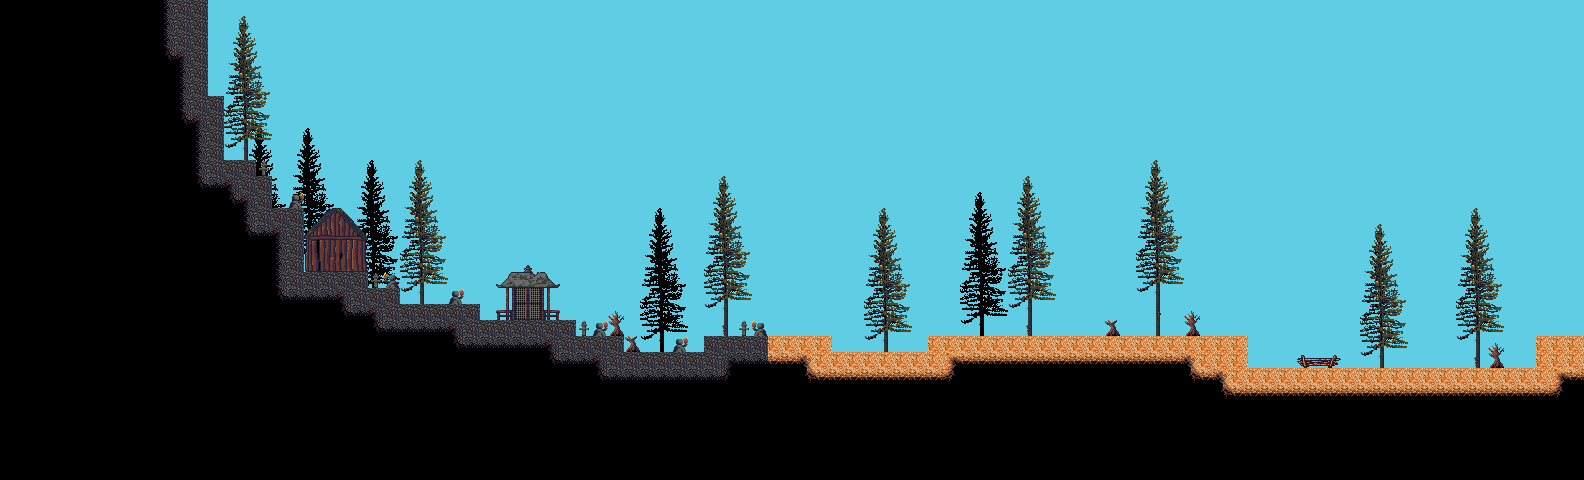

This is a level from a 2D game, rendered from its Tiled map with the project's own tilesets. A one-line summary and the map file follow, with tile-layer data summarised:
An orthogonal 99x30 tile map with 16x16 px tiles, 4 tile layers (SilhouetteLayer, BackgroundLayer, GameLayer, ForegroundLayer) and 3 objects (weaponUpgrade, spawn, npcSpawn).

<map version="1.0" orientation="orthogonal" renderorder="left-up" width="99" height="30" tilewidth="16" tileheight="16" backgroundcolor="#5fcde4" nextobjectid="6">
 <properties>
  <property name="background" value="Filmoor_background.png" />
  <property name="backgroundHeight" value="224" />
  <property name="drainRate" value="0" />
  <property name="exitRight" value="filmoor_02.tmx" />
  <property name="spawnRight" value="playerSpawnLeft" />
 </properties>
 <tileset firstgid="1" name="Mountainshrine_tileset" tilewidth="16" tileheight="16">
  <image source="../graphics/levels/Mountainshrine_tileset.png" trans="ff00ff" width="512" height="512" />
  <terraintypes>
   <terrain name="dead_grass" tile="-1" />
   <terrain name="stone" tile="-1" />
   <terrain name="foliage" tile="-1" />
   <terrain name="folishadow" tile="-1" />
  </terraintypes>
  <tile id="1" terrain=",,,0" />
  <tile id="2" terrain=",,0," />
  <tile id="4" terrain=",,,1" />
  <tile id="5" terrain=",,1," />
  <tile id="18" terrain=",,,2" />
  <tile id="20" terrain=",,2," />
  <tile id="26" terrain=",,,3" />
  <tile id="28" terrain=",,3," />
  <tile id="32" terrain=",,0,0" />
  <tile id="33" terrain=",0,0,0" />
  <tile id="34" terrain="0,,0,0" />
  <tile id="35" terrain=",,1,1" />
  <tile id="36" terrain=",1,1,1" />
  <tile id="37" terrain="1,,1,1" />
  <tile id="49" terrain=",,2,2" />
  <tile id="50" terrain=",2,2,2" />
  <tile id="51" terrain="2,2,2,2" />
  <tile id="52" terrain="2,,2,2" />
  <tile id="57" terrain=",,3,3" />
  <tile id="58" terrain=",3,3,3" />
  <tile id="59" terrain="3,3,3,3" />
  <tile id="60" terrain="3,,3,3" />
  <tile id="64" terrain="0,0,," />
  <tile id="65" terrain="0,0,,0" />
  <tile id="66" terrain="0,0,0," />
  <tile id="67" terrain="1,1,," />
  <tile id="68" terrain="1,1,,1" />
  <tile id="69" terrain="1,1,1," />
  <tile id="82" terrain="2,2,,2" />
  <tile id="84" terrain="2,2,2," />
  <tile id="90" terrain="3,3,,3" />
  <tile id="92" terrain="3,3,3," />
  <tile id="97" terrain=",0,,0" />
  <tile id="98" terrain="0,,0," />
  <tile id="100" terrain=",1,,1" />
  <tile id="101" terrain="1,,1," />
  <tile id="114" terrain=",2,,2" />
  <tile id="116" terrain="2,,2," />
  <tile id="122" terrain=",3,,3" />
  <tile id="124" terrain="3,,3," />
  <tile id="129" terrain=",0,," />
  <tile id="130" terrain="0,,," />
  <tile id="132" terrain=",1,," />
  <tile id="133" terrain="1,,," />
  <tile id="145" terrain="2,2,," />
  <tile id="146" terrain=",2,," />
  <tile id="148" terrain="2,,," />
  <tile id="153" terrain="3,3,," />
  <tile id="154" terrain=",3,," />
  <tile id="156" terrain="3,,," />
  <tile id="160" terrain="0,0,0,0" />
  <tile id="163" terrain="1,1,1,1" />
 </tileset>
 <layer name="SilhouetteLayer" width="99" height="30">
  <data>[2970 cells, 135 non-empty, 27 distinct tile ids]</data>
 </layer>
 <layer name="BackgroundLayer" width="99" height="30">
  <data>[2970 cells, 260 non-empty, 67 distinct tile ids]</data>
 </layer>
 <layer name="GameLayer" width="99" height="30">
  <data>[2970 cells, 1218 non-empty, 15 distinct tile ids]</data>
 </layer>
 <layer name="ForegroundLayer" width="99" height="30">
  <data>[2970 cells, 14 non-empty, 8 distinct tile ids]</data>
 </layer>
 <objectgroup name="Triggers">
  <object id="5" name="weaponUpgrade" type="weaponUpgrade" x="492" y="261.5" width="70.5" height="61.25">
   <properties>
    <property name="weaponLevel" value="2" />
   </properties>
  </object>
 </objectgroup>
 <objectgroup name="Actors">
  <object id="3" name="playerSpawnRight" type="spawn" x="1576" y="328">
   <ellipse />
  </object>
  <object id="4" name="monk_01" type="npcSpawn" x="342.5" y="262">
   <properties>
    <property name="npcType" value="monk" />
    <property name="script" value="monk" />
   </properties>
   <ellipse />
  </object>
 </objectgroup>
</map>
